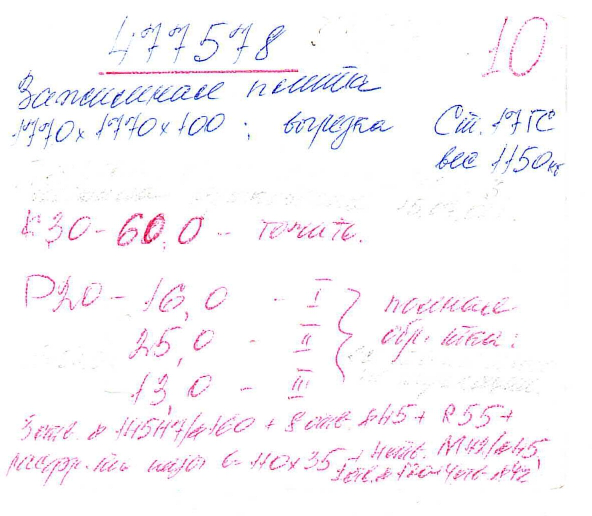
#> input picture backend/ocr_test/raw_cards/4775788.jpg, 592 x 516 px; its folder holds only this picture in this run
$ python -i paddle_ocr_service.py   (imports and definitions only)
#> lines starting #> are read from the running program, lines starting #| are printed output that depends on the picture; after the words box and inside, x2 and y2 are one past the last pixel; in counts of white or black regions, pixels touching at a corner belong together
import os
import re
from dataclasses import dataclass
from typing import Any, Dict, List, Optional, Sequence

import cv2
import numpy as np
from PIL import Image


@dataclass
class OcrLine:
    text: str
    confidence: Optional[float] = None


# [5 lines left out: function _safe_float, not called in this run]


class PaddleOcrService:
    def __init__(self) -> None:
        self._ocr_engine = None
        self.top_crop_ratio = float(os.getenv("PADDLE_TOP_CROP_RATIO", "0.30"))

    def _get_engine(self):
        if self._ocr_engine is not None:
            return self._ocr_engine

        try:
            from paddleocr import PaddleOCR
        except ImportError as exc:
            raise RuntimeError(
                "PaddleOCR dependency is missing. Install paddleocr and paddlepaddle."
            ) from exc

        lang = os.getenv("PADDLE_OCR_LANG", "ru")
        use_angle_cls = os.getenv("PADDLE_OCR_USE_ANGLE_CLS", "true").lower() == "true"
        self._ocr_engine = PaddleOCR(use_angle_cls=use_angle_cls, lang=lang)
        return self._ocr_engine

    def _read_image(self, image_path: str) -> np.ndarray:
#> called with image_path = '../../ocr_test/raw_cards/4775788.jpg'
        image = cv2.imread(image_path)
#> image is the input picture: shape (516, 592, 3); mean B, G, R 250.1, 247, 249.6
        if image is None:
            raise ValueError("Invalid image file")
        return image

    def _crop_top_region(self, image: np.ndarray, crop_ratio: Optional[float] = None) -> np.ndarray:
        ratio = crop_ratio if crop_ratio is not None else self.top_crop_ratio
        ratio = max(0.1, min(ratio, 0.8))
        height = image.shape[0]
#> height = 516
        crop_height = max(1, int(height * ratio))
#> crop_height = 154
        return image[:crop_height, :]
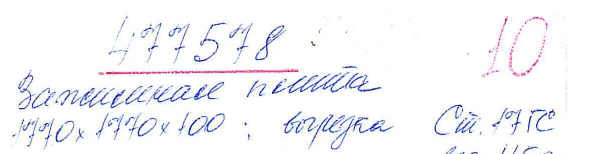
#> returned value: shape (154, 592, 3); mean of channels 0, 1, 2 248.7, 245.3, 245; drawn as B, G, R

    def _preprocess_top_region(self, image: np.ndarray) -> np.ndarray:
        gray = cv2.cvtColor(image, cv2.COLOR_BGR2GRAY)
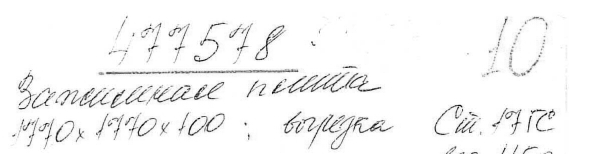
#> gray: shape (154, 592); min 8, max 255, mean 245.6
        enlarged = cv2.resize(gray, None, fx=1.7, fy=1.7, interpolation=cv2.INTER_CUBIC)
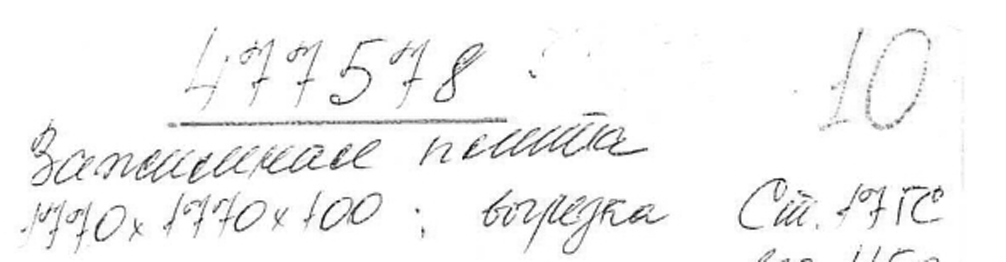
#> enlarged: shape (262, 1006); min 1, max 255, mean 245.6
        denoised = cv2.GaussianBlur(enlarged, (3, 3), 0)
        _, binary = cv2.threshold(denoised, 0, 255, cv2.THRESH_BINARY + cv2.THRESH_OTSU)
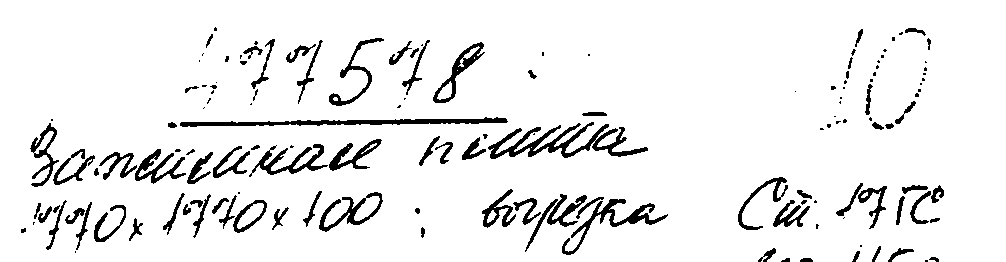
#> binary: shape (262, 1006); 92.7% white; 145 black regions (60 under 20 px), largest, box (x1, y1, x2, y2) and area: (488, 122, 648, 159) 1868, (180, 117, 508, 127) 1426, (562, 199, 668, 255) 1007
        return cv2.cvtColor(binary, cv2.COLOR_GRAY2BGR)

    def _ocr_image_array(self, image: np.ndarray) -> List[OcrLine]:
        engine = self._get_engine()
        print("BEFORE OCR CALL")

        result = engine.ocr(image)

        print("AFTER OCR CALL")

        lines: List[OcrLine] = []
        for block in result or []:
            for entry in block or []:
                if not entry or len(entry) < 2:
                    continue
                rec = entry[1]
                if not isinstance(rec, (list, tuple)) or not rec:
                    continue
                text = str(rec[0]).strip()
                if not text:
                    continue
                confidence = _safe_float(rec[1] if len(rec) > 1 else None)
                lines.append(OcrLine(text=text, confidence=confidence))
        return lines

    # [27 lines left out: functions _normalize_candidate, extract_top_code_candidate, not called in this run]

    def ocr_top_code_region(self, image_path: str, crop_ratio: Optional[float] = None) -> Dict[str, Any]:
        image = self._read_image(image_path)
        top_region = self._crop_top_region(image, crop_ratio=crop_ratio)
        preprocessed = self._preprocess_top_region(top_region)
        top_lines = self._ocr_image_array(preprocessed)

        top_texts = [line.text for line in top_lines]
        best_top_code = self.extract_top_code_candidate(top_texts)
        avg_confidence = None
        confidences = [line.confidence for line in top_lines if line.confidence is not None]
        if confidences:
            avg_confidence = float(sum(confidences) / len(confidences))

        return {
            "top_code": best_top_code,
            "ocr_lines": [{"text": line.text, "confidence": line.confidence} for line in top_lines],
            "recognized_text": "\n".join(top_texts),
            "confidence": avg_confidence,
        }

    # [32 lines left out: functions run_ocr, validate_image_file, not called in this run]


_service_instance: Optional[PaddleOcrService] = None


# [5 lines left out: function get_paddle_ocr_service, not called in this run]

#> (the run stopped early here; a loop or call above may not have finished)

$ run again, on backend/ocr_test/raw_cards/477579.jpg
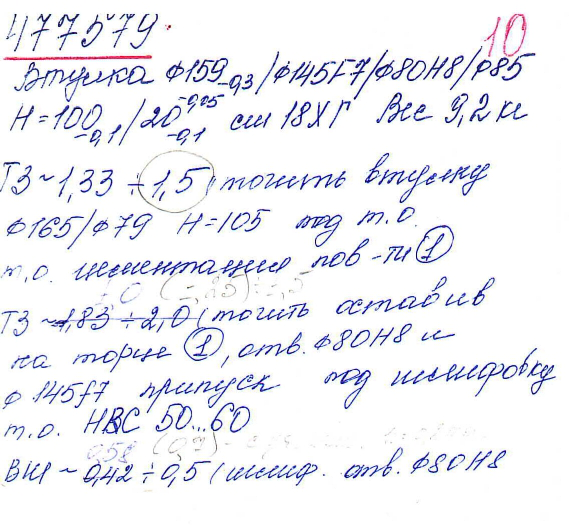
#> input picture backend/ocr_test/raw_cards/477579.jpg, 576 x 527 px
#> in _read_image, image is the input picture: shape (527, 576, 3); mean B, G, R 244.5, 239.3, 238.6
#> in _crop_top_region, `return image[:crop_height, :]`:
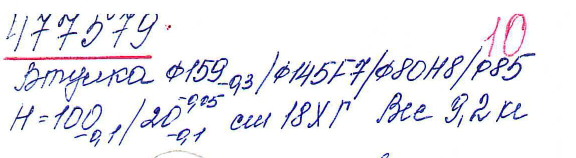
#> returned value: shape (158, 576, 3); mean of channels 0, 1, 2 242.4, 237.1, 237.5; drawn as B, G, R
#> in _preprocess_top_region, `_, binary = cv2.threshold(denoised, 0, 255, cv2.THRESH_BINARY + cv2.TH..`:
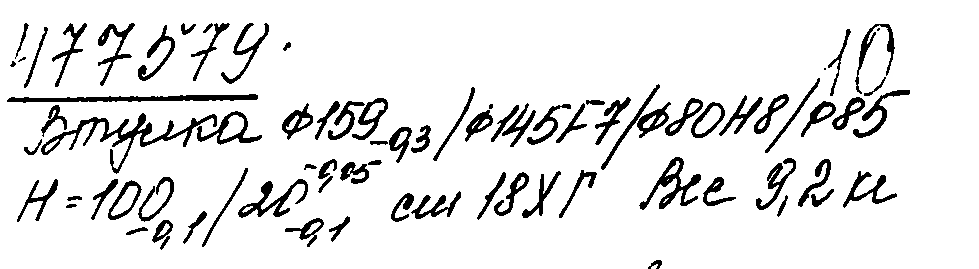
#> binary: shape (269, 979); 90.4% white; 81 black regions (4 under 20 px), largest, box (x1, y1, x2, y2) and area: (41, 113, 217, 174) 1753, (7, 94, 258, 103) 1194, (639, 157, 701, 210) 917

$ run again, on backend/ocr_test/raw_cards/477582.jpg
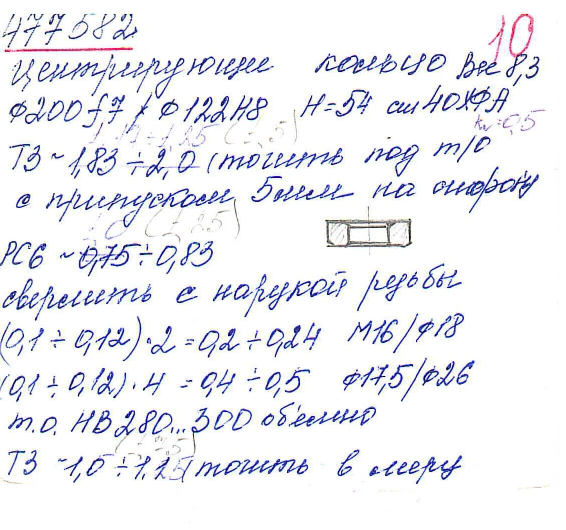
#> input picture backend/ocr_test/raw_cards/477582.jpg, 566 x 530 px
#> in _read_image, image is the input picture: shape (530, 566, 3); mean B, G, R 243.6, 238, 237.2
#> in _preprocess_top_region, `enlarged = cv2.resize(gray, None, fx=1.7, fy=1.7, interpolation=cv2.IN..`:
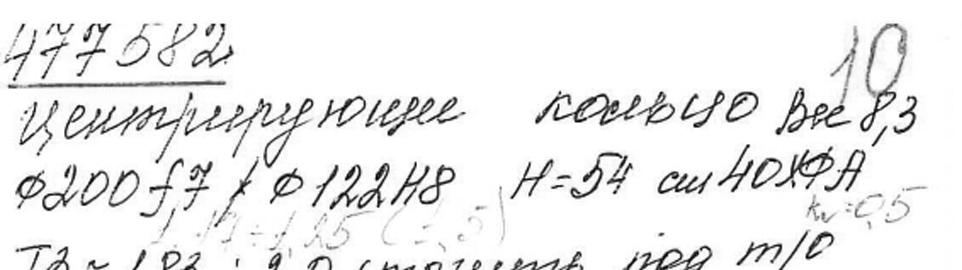
#> enlarged: shape (270, 962); min 0, max 255, mean 236.7
#> in _preprocess_top_region, `_, binary = cv2.threshold(denoised, 0, 255, cv2.THRESH_BINARY + cv2.TH..`:
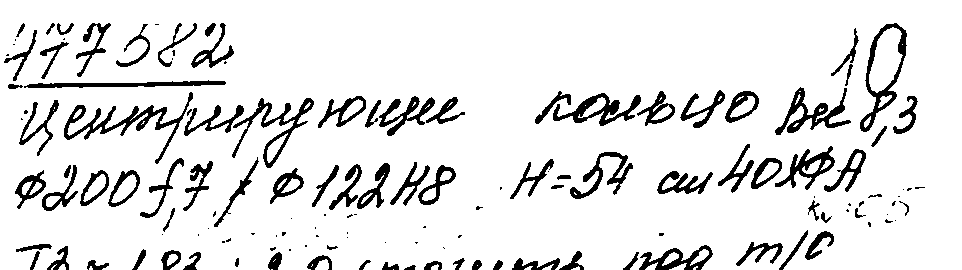
#> binary: shape (270, 962); 89.5% white; 138 black regions (53 under 20 px), largest, box (x1, y1, x2, y2) and area: (64, 92, 193, 164) 1485, (232, 98, 314, 168) 1131, (860, 23, 907, 132) 1113

$ run again, on backend/ocr_test/raw_cards/477587.jpg
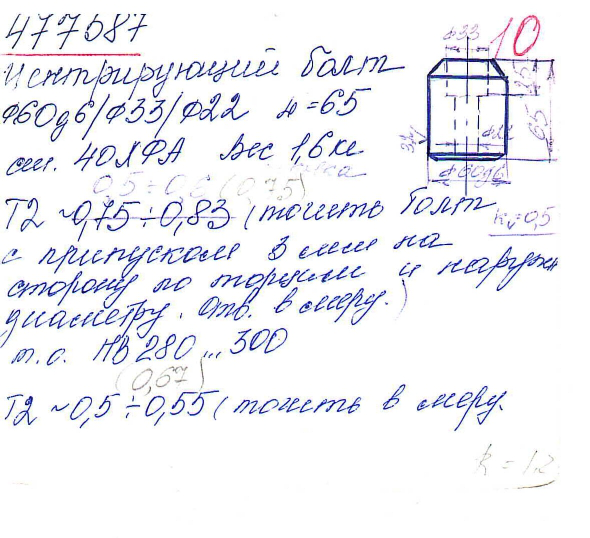
#> input picture backend/ocr_test/raw_cards/477587.jpg, 590 x 538 px
#> in _read_image, image is the input picture: shape (538, 590, 3); mean B, G, R 244.6, 240, 239.4
#> in _preprocess_top_region, `enlarged = cv2.resize(gray, None, fx=1.7, fy=1.7, interpolation=cv2.IN..`:
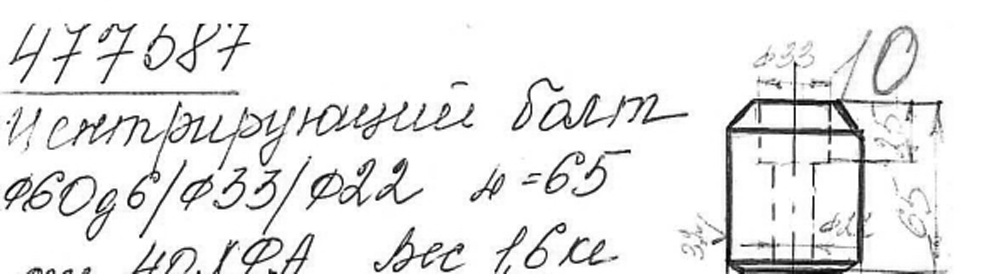
#> enlarged: shape (274, 1003); min 0, max 255, mean 234.4
#> in _preprocess_top_region, `_, binary = cv2.threshold(denoised, 0, 255, cv2.THRESH_BINARY + cv2.TH..`:
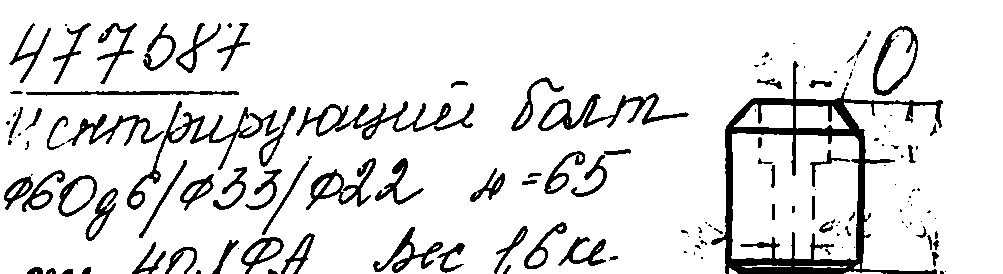
#> binary: shape (274, 1003); 88.7% white; 147 black regions (70 under 20 px), largest, box (x1, y1, x2, y2) and area: (711, 61, 943, 274) 7650, (127, 101, 280, 210) 1794, (296, 101, 451, 140) 1526
